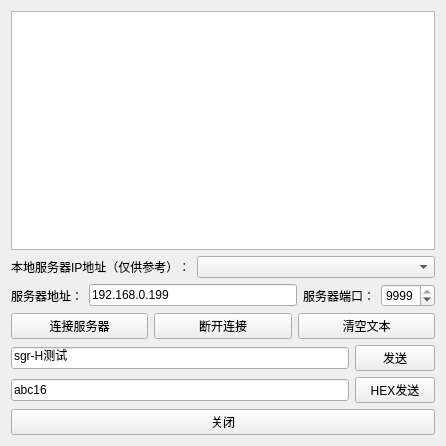
<?xml version="1.0" encoding="UTF-8"?>
<ui version="4.0">
 <class>TcpClient</class>
 <widget class="QWidget" name="TcpClient">
  <property name="geometry">
   <rect>
    <x>0</x>
    <y>0</y>
    <width>446</width>
    <height>446</height>
   </rect>
  </property>
  <property name="windowTitle">
   <string>Form</string>
  </property>
  <layout class="QGridLayout" name="gridLayout">
   <item row="0" column="0">
    <widget class="QTextBrowser" name="textBrowser">
     <property name="font">
      <font>
       <family>Ubuntu</family>
      </font>
     </property>
    </widget>
   </item>
   <item row="1" column="0">
    <layout class="QHBoxLayout" name="horizontalLayout_8" stretch="1,4">
     <item>
      <widget class="QLabel" name="label_3">
       <property name="text">
        <string>本地服务器IP地址（仅供参考）：</string>
       </property>
      </widget>
     </item>
     <item>
      <widget class="QComboBox" name="comboBox_2"/>
     </item>
    </layout>
   </item>
   <item row="2" column="0">
    <layout class="QHBoxLayout" name="horizontalLayout">
     <item>
      <widget class="QLabel" name="label">
       <property name="text">
        <string>服务器地址：</string>
       </property>
      </widget>
     </item>
     <item>
      <widget class="QLineEdit" name="lineEdit">
       <property name="text">
        <string>192.168.0.199</string>
       </property>
       <property name="placeholderText">
        <string>请输入地址(开机自动连接)</string>
       </property>
      </widget>
     </item>
     <item>
      <widget class="QLabel" name="label_4">
       <property name="text">
        <string>服务器端口：</string>
       </property>
      </widget>
     </item>
     <item>
      <widget class="QSpinBox" name="spinBox_2">
       <property name="maximum">
        <number>9999</number>
       </property>
       <property name="value">
        <number>9999</number>
       </property>
      </widget>
     </item>
    </layout>
   </item>
   <item row="3" column="0">
    <layout class="QHBoxLayout" name="horizontalLayout_6">
     <item>
      <widget class="QPushButton" name="pushButton_5">
       <property name="text">
        <string>连接服务器</string>
       </property>
      </widget>
     </item>
     <item>
      <widget class="QPushButton" name="pushButton_6">
       <property name="text">
        <string>断开连接</string>
       </property>
      </widget>
     </item>
     <item>
      <widget class="QPushButton" name="pushButton_7">
       <property name="text">
        <string>清空文本</string>
       </property>
      </widget>
     </item>
    </layout>
   </item>
   <item row="4" column="0">
    <layout class="QHBoxLayout" name="horizontalLayout_10" stretch="5,1">
     <item>
      <widget class="QLineEdit" name="lineEdit_2">
       <property name="text">
        <string>sgr-H测试</string>
       </property>
      </widget>
     </item>
     <item>
      <widget class="QPushButton" name="pushButton_8">
       <property name="text">
        <string>发送</string>
       </property>
      </widget>
     </item>
    </layout>
   </item>
   <item row="5" column="0">
    <layout class="QHBoxLayout" name="horizontalLayout_11" stretch="5,1">
     <item>
      <widget class="QLineEdit" name="lineEdit_3">
       <property name="text">
        <string>abc16</string>
       </property>
      </widget>
     </item>
     <item>
      <widget class="QPushButton" name="pushButton_9">
       <property name="text">
        <string>HEX发送</string>
       </property>
      </widget>
     </item>
    </layout>
   </item>
   <item row="6" column="0">
    <widget class="QPushButton" name="tcpReturnButton">
     <property name="text">
      <string>关闭</string>
     </property>
    </widget>
   </item>
  </layout>
 </widget>
 <resources/>
 <connections/>
</ui>
